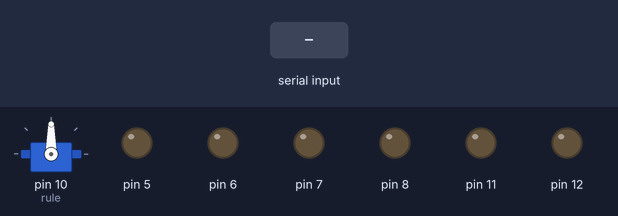
A sketch run on a simulated Arduino Uno, built with avr-gcc and run on an emulated ATmega328P. Shown: servo, output pins drawn as LEDs (lit = HIGH). The inputs (shaded band) are chosen by the test bench.

Above: at 0.8 s.
0.9 s: "X" received over the second serial link
At 2.1 s:
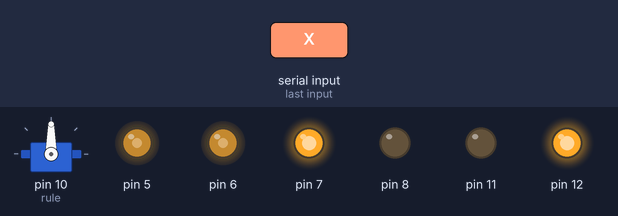
2.4 s: "R" received over the second serial link
At 2.8 s:
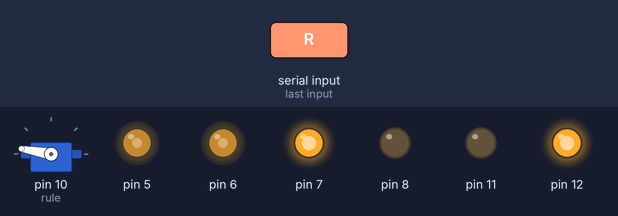
Timing chart, 0 to 5.4 s (numbered marks = the images above; inputs shaded):
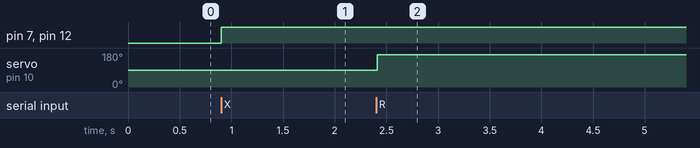

The sketch:

Test_Speed.ino
```cpp
#include <Servo.h>
#include <SoftwareSerial.h>

SoftwareSerial bluetooth_nash(4, 2);

Servo rule;
int gradus = 11;
int speed1 = 125;
int speed2 = 125;
char INBL;
boolean la = 1;
boolean trig = 0;
char Aktiv = '0';
bool start = false;

void setup() {
  // put your setup code here, to run once:
  pinMode(4, INPUT);
  pinMode(2, OUTPUT);
  pinMode(7, OUTPUT);
  pinMode(8, OUTPUT);
  pinMode(12, OUTPUT);
  pinMode(11, OUTPUT);
  bluetooth_nash.begin(9600);
  pinMode(10, OUTPUT);
  rule.attach(10, 650, 1100);
  pinMode(5, OUTPUT);
  pinMode(6, OUTPUT);
  digitalWrite(2, LOW);
  digitalWrite(7, LOW);
  digitalWrite(8, LOW);
  digitalWrite(12, LOW);
  digitalWrite(11, LOW);
  analogWrite(5, 0);
  analogWrite(6, 0);
  while(!start){
    if(bluetooth_nash.available() ){
      if(bluetooth_nash.read() == 'X') start = true;
    }
  }
  analogWrite(5, 125);
  analogWrite(6, 125);
  Serial.begin(9600);
}

void loop() {
  // put your main code here, to run repeated
  if(bluetooth_nash.available() & start == true){
    INBL = bluetooth_nash.read();
    switch (INBL){
      case 'R':
        while(bluetooth_nash.read() != 'S'){
            if(gradus < 170){
              ++gradus;
              rule.write(gradus);
            }
        }
        break;
      case 'L':
        while(bluetooth_nash.read() != 'S'){
          if(gradus > 10){
            ++gradus;
            rule.write(gradus);
          }
        }
        break;
      case 'F':
        while(bluetooth_nash.read() != 'S'){
          if(speed1 < 254){
            ++speed1;
            analogWrite(5, speed1);
            analogWrite(6, speed1);
          }
        }
        break;
      case 'B':
        while(bluetooth_nash.read() != 'S'){
          if(speed1 > -256){
            --speed1;
            analogWrite(5, speed1);
            analogWrite(6, speed1);
          }
        }
        break;
      case 'H':
        while(bluetooth_nash.read() != 'S'){
          if(speed1 > -256){
            --speed1;
            analogWrite(5, speed2);
            analogWrite(6, speed2);
          }
        }
        break;
      case 'I':
        while(bluetooth_nash.read() != 'S'){
          if(speed1 < 254){
            ++speed2;
            analogWrite(5, speed2);
            analogWrite(6, speed2);
          }
        }
        break;
      case 'x':
        start = false;
        break;
    }
    Serial.println(INBL);
  }
  if(speed1 > 0){
    digitalWrite(7, HIGH);
    digitalWrite(8, LOW);
    analogWrite(5, speed1);
  }else{
    digitalWrite(8, HIGH);
    digitalWrite(7, LOW);
    analogWrite(5, -speed1);
  }
  if(speed2 > 0){
    digitalWrite(12, HIGH);
    digitalWrite(11, LOW);
    analogWrite(6, speed2);
  }else{
    digitalWrite(11, HIGH);
    digitalWrite(12, LOW);
    analogWrite(6, -speed2);
  }
  delay(100);
  if(bluetooth_nash.available() & INBL == 'X') start = true;
}
//49285
```

Measured:
- after the input at 0.9 s, pin 5, pin 6: 0/255 → 125/255 at once; pin 7, pin 12: LOW → HIGH at once
- after the input at 2.4 s, servo on pin 10 (rule): 90° → 170° at once
